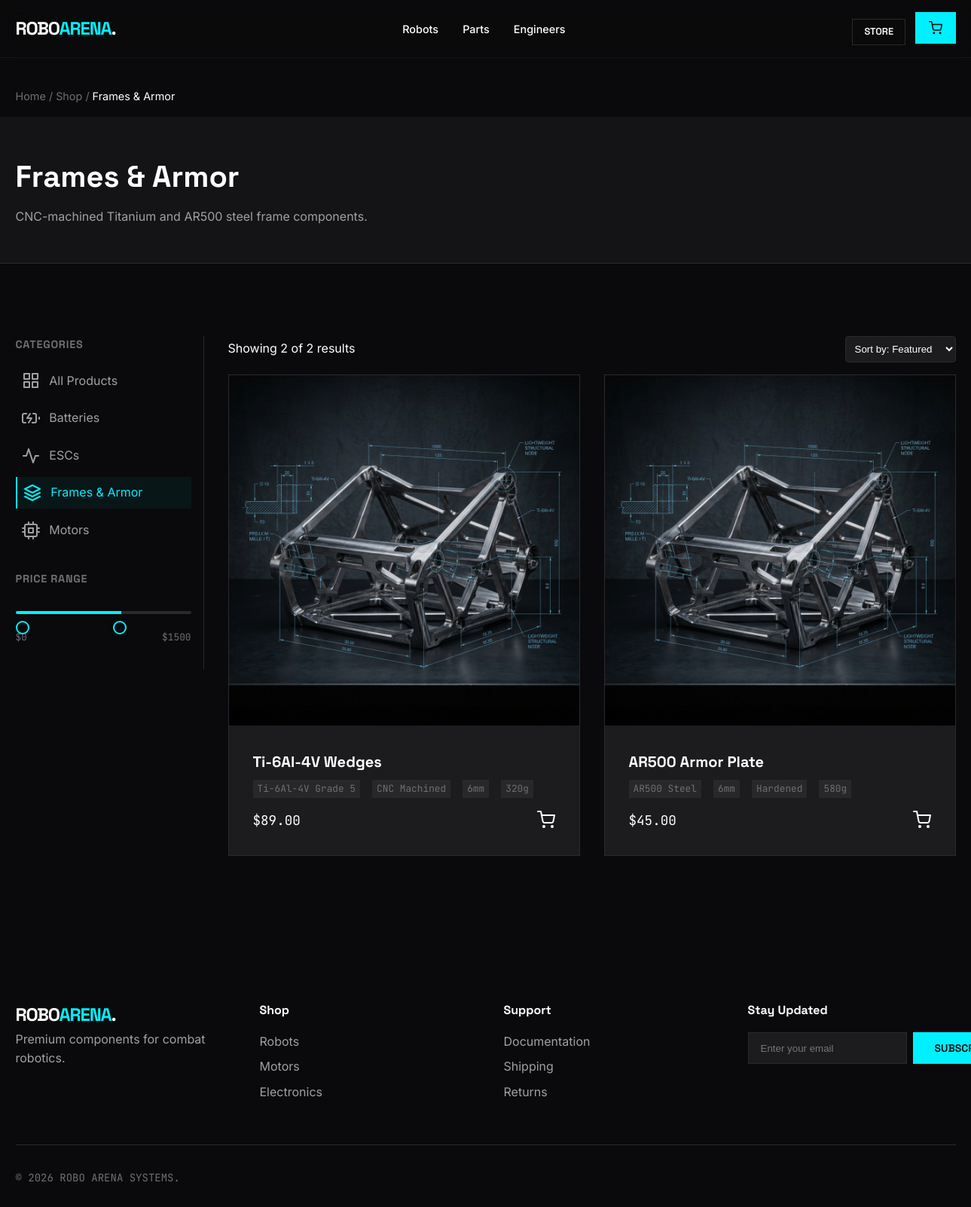
Screenshot of /shop/frames-armor/ with the database file from the repository.
### store/models.py (models this page shows, shortened)
class Category(models.Model):
    name = models.CharField(max_length=100)
    slug = models.SlugField(max_length=100, unique=True)
    icon = models.CharField(max_length=50, help_text="Feather icon name (e.g., 'cpu', 'activity')")
    description = models.TextField(blank=True)
    class Meta:
        verbose_name_plural = "Categories"
        ordering = ['name']

class ProductImage(models.Model):
    product = models.ForeignKey(Product, on_delete=models.CASCADE, related_name='images')
    image = models.ImageField(upload_to='products/')
    alt_text = models.CharField(max_length=200)
    is_primary = models.BooleanField(default=False)
    order = models.PositiveIntegerField(default=0)
    class Meta:
        ordering = ['order']

class Product(models.Model):
    STOCK_STATUS_CHOICES = [
        ('in_stock', 'In Stock'),
        ('out_of_stock', 'Out of Stock'),
        ('pre_order', 'Pre-Order'),
        ('discontinued', 'Discontinued'),
    ]
    name = models.CharField(max_length=200)
    slug = models.SlugField(max_length=200, unique=True)
    sku = models.CharField(max_length=50, unique=True)
    category = models.ForeignKey(Category, on_delete=models.CASCADE, related_name='products')
    price = models.DecimalField(max_digits=10, decimal_places=2)
    original_price = models.DecimalField(max_digits=10, decimal_places=2, null=True, blank=True)
    short_description = models.TextField()
    specs = models.JSONField(default=dict, blank=True, help_text="Technical specifications as JSON")
    is_featured = models.BooleanField(default=False)
    is_new = models.BooleanField(default=False)
    is_bestseller = models.BooleanField(default=False)
    stock_status = models.CharField(max_length=20, choices=STOCK_STATUS_CHOICES, default='in_stock')
    created_at = models.DateTimeField(auto_now_add=True)
    updated_at = models.DateTimeField(auto_now=True, null=True, blank=True)
    class Meta:
        ordering = ['-created_at']
    def get_absolute_url(self):
        return reverse('product_detail', kwargs={'slug': self.slug})

### store/views.py (the view)
# urls.py: path('shop/<slug:category_slug>/', views.category_products, name='category'),
def category_products(request, category_slug):
    category = get_object_or_404(Category, slug=category_slug)
    products = Product.objects.filter(category=category)
    categories = Category.objects.all()
    sort = request.GET.get('sort', 'featured')
    if sort == 'price_low':
        products = products.order_by('price')
    elif sort == 'price_high':
        products = products.order_by('-price')
    elif sort == 'newest':
        products = products.order_by('-created_at')
    else:
        products = products.order_by('-is_featured', '-is_bestseller', '-created_at')
    paginator = Paginator(products, 6)
    page_number = request.GET.get('page', 1)
    page_obj = paginator.get_page(page_number)
    context = {
        'products': page_obj,
        'categories': categories,
        'selected_category': category,
        'current_sort': sort,
        'total_count': paginator.count,
    }
    return render(request, 'shop.html', context)

### store/context_processors.py (called while the page is built)
def counter(request):
    cart_count = 0
    if 'admin' in request.path:
        return {}
    else:
        try:
            cart = Cart.objects.filter(cart_id=_cart_id(request))
            if request.user.is_authenticated:
                cart_items = CartItem.objects.all().filter(cart=cart[:1])
            else:
                cart_items = CartItem.objects.all().filter(cart=cart[:1])
            for cart_item in cart_items:
                cart_count += cart_item.quantity
        except Cart.DoesNotExist:
            cart_count = 0
    return dict(cart_count=cart_count)

### store/views.py (called while the page is built)
def _cart_id(request):
    cart = request.session.session_key
    if not cart:
        cart = request.session.create()
    return cart

### templates/shop.html (shortened to what this page needs)
{% extends 'base.html' %}
{% load static %}
{% block content %}
<main style="padding-top: 100px;">
    <div class="container" style="margin-bottom: var(--space-4); padding-top: var(--space-4);">
        <div class="breadcrumb" style="color: var(--text-muted); font-size: 0.9rem;">
            <a href="{% url 'home' %}">Home</a> /
            {% if selected_category %}
            <a href="{% url 'shop' %}">Shop</a> / <span style="color: var(--text-main);">{{ selected_category.name }}</span>
            {% else %}
            <span style="color: var(--text-main);">Shop</span>
            {% endif %}
        </div>
    </div>
    <section class="shop-header section bg-surface" style="padding: 3rem 0; border-bottom: 1px solid var(--border-subtle);">
        <div class="container">
            <h1 class="section-title" style="margin-bottom: 0.5rem;">
                {% if selected_category %}{{ selected_category.name }}{% else %}Arena Store{% endif %}
            </h1>
            <p>{% if selected_category %}{{ selected_category.description }}{% else %}Professional grade components for combat robotics.{% endif %}</p>
        </div>
    </section>
    <section class="section">
        <div class="container" style="display: grid; grid-template-columns: 250px 1fr; gap: var(--space-8);">
            <aside class="shop-sidebar">
                <div id="sidebar-content">
                    <div class="filter-group">
                        <h4 class="filter-title">Categories</h4>
                        <ul class="filter-list">
                            <li><a href="{% url 'shop' %}" class="filter-link {% if not selected_category %}active{% endif %}"><i data-feather="grid"></i> All Products</a></li>
                            {% for category in categories %}
                            <li><a href="{% url 'category' category.slug %}" class="filter-link {% if selected_category.slug == category.slug %}active{% endif %}"><i data-feather="{{ category.icon }}"></i> {{ category.name }}</a></li>
                            {% endfor %}
                        </ul>
                    </div>
                    <div class="filter-group">
                        <h4 class="filter-title">Price Range</h4>
                        <div class="price-slider-container">
                            <div class="slider-track"></div>
                            <input type="range" min="0" max="2500" value="0" id="slider-1" oninput="slideOne()">
                            <input type="range" min="0" max="2500" value="1500" id="slider-2" oninput="slideTwo()">
                            <div class="range-values">
                                <span class="text-mono" id="range1">$0</span>
                                <span class="text-mono" id="range2">$1500</span>
                            </div>
                        </div>
                    </div>
                </div>
            </aside>
            <div class="shop-grid">
                <div class="toolbar" style="display: flex; justify-content: space-between; margin-bottom: var(--space-4); align-items: center;">
                    <span class="text-muted text-sm">Showing {{ products|length }} of {{ total_count }} results</span>
                    <div class="sort-dropdown">
                        <select style="background: var(--bg-card); border: 1px solid var(--border-subtle); color: var(--text-main); padding: 0.5rem; border-radius: 4px;" onchange="window.location.href='?sort='+this.value">
                            <option value="featured" {% if current_sort == 'featured' %}selected{% endif %}>Sort by: Featured</option>
                        </select>
                    </div>
                </div>
                <div class="grid-3 product-grid">
                    {% for product in products %}
                    <div class="card product-card">
                        <div class="product-image carousel-container" id="carousel-{{ product.pk }}">
                            <div class="carousel-track">
                                {% for image in product.images.all %}
                                <div class="carousel-slide {% if forloop.first %}active{% endif %}"><img src="{{ image.image.url }}" alt="{{ image.alt_text }}"></div>
                                {% empty %}
                                <div class="carousel-slide active"><img src="{% static 'assets/motor.png' %}" alt="{{ product.name }}"></div>
                                {% endfor %}
                            </div>
                        </div>
                        <div class="product-info">
                            <h3 class="product-title"><a href="{{ product.get_absolute_url }}">{{ product.name }}</a></h3>
                            <div class="product-specs">
                                {% for key, value in product.specs.items|slice:":2" %}
                                <span class="tech-spec">{{ value }}</span>
                                {% endfor %}
                            </div>
                            <div class="product-footer">
                                <span class="price">${{ product.price }}</span>
                                <button class="btn-icon" onclick="addToCart({{ product.id }})"><i data-feather="shopping-cart"></i></button>
                            </div>
                        </div>
                    </div>
                    {% empty %}
                    <p class="text-muted">No products found.</p>
                    {% endfor %}
                </div>
            </div>
        </div>
    </section>
</main>
{% endblock %}

### static/css/styles.css (style rules this page uses)
:root { --bg-core: #0a0a0c; --bg-surface: #141416; --bg-card: #1c1c1f; --bg-card-hover: #252529; --accent-primary: #00f0ff; --accent-glow: rgba(0, 240, 255, 0.4); --accent-dim: rgba(0, 240, 255, 0.1); --text-main: #ffffff; --text-secondary: #a0a0a5; --text-muted: #6e6e73; --border-subtle: #2a2a2e; --border-accent: rgba(0, 240, 255, 0.3); --font-heading: 'Space Grotesk', sans-serif; --font-body: 'Inter', sans-serif; --font-tech: 'JetBrains Mono', monospace; --space-2: 0.5rem; --space-4: 1rem; --space-8: 2rem; --space-12: 3rem; --space-16: 4rem; --space-24: 6rem; --space-32: 8rem; --container-max: 1280px; }
*, *::before, *::after { box-sizing: border-box; margin: 0; padding: 0; }
html { scroll-behavior: smooth; }
body { background-color: var(--bg-core); color: var(--text-main); font-family: var(--font-body); line-height: 1.6; }
h1, h2, h3, h4 { font-family: var(--font-heading); color: var(--text-main); }
p { color: var(--text-secondary); }
a { color: inherit; text-decoration: none; transition: 0.3s; }
img { max-width: 100%; display: block; }
ul { list-style: none; }
.container { width: 100%; max-width: var(--container-max); margin: 0 auto; padding: 0 var(--space-4); }
.text-mono { font-family: var(--font-tech); }
.bg-surface { background-color: var(--bg-surface); }
.btn-icon { background: transparent; border: none; color: var(--text-main); cursor: pointer; }
.section { padding: var(--space-24) 0; }
.section-title { font-size: 2.5rem; }
.grid-3 { display: grid; grid-template-columns: repeat(auto-fit, minmax(300px, 1fr)); gap: var(--space-8); }
.card { background: var(--bg-card); border: 1px solid var(--border-subtle); transition: all 0.3s ease; overflow: hidden; display: flex; flex-direction: column; min-width: 0; }
.card-content, .product-info { padding: var(--space-8); }
.product-info { display: flex; flex-direction: column; flex: 1; }
.card-title, .product-title { margin-bottom: var(--space-2); font-size: 1.25rem; }
.product-card { position: relative; }
.product-specs { display: flex; gap: 1rem; margin-bottom: 1rem; flex-wrap: wrap; }
.tech-spec { font-family: var(--font-tech); font-size: 0.8rem; color: var(--text-muted); background: rgba(255,255,255,0.05); padding: 2px 6px; }
.product-footer { display: flex; justify-content: space-between; align-items: center; margin-top: auto; }
.price { font-family: var(--font-tech); font-size: 1.1rem; color: var(--text-main); }
.shop-sidebar { position: sticky; top: 100px; height: fit-content; padding-right: var(--space-4); border-right: 1px solid var(--border-subtle); }
.filter-group { margin-bottom: var(--space-8); }
.filter-title { font-size: 0.9rem; text-transform: uppercase; letter-spacing: 0.05em; margin-bottom: var(--space-4); color: var(--text-muted); }
.filter-list { display: flex; flex-direction: column; gap: 0.5rem; }
.filter-link { display: flex; align-items: center; gap: 0.8rem; padding: 0.5rem; color: var(--text-secondary); border-radius: var(--radius-sm); transition: all 0.2s; }
.filter-link:hover, .filter-link.active { background: rgba(0, 240, 255, 0.05); color: var(--accent-primary); }
.filter-link.active { border-left: 2px solid var(--accent-primary); }
.price-slider-container { position: relative; width: 100%; padding-top: 15px; }
.slider-track { width: 100%; height: 4px; background-color: var(--border-subtle); position: absolute; top: 15px; border-radius: 2px; z-index: 1; }
input[type="range"] { -webkit-appearance: none; -moz-appearance: none; appearance: none; width: 100%; outline: none; position: absolute; margin: auto; top: 15px; bottom: 0; background-color: transparent; pointer-events: none; z-index: 2; }
.slider-track { background: linear-gradient(to right, var(--border-subtle) 0%, var(--border-subtle) 0%, var(--accent-primary) 0%, var(--accent-primary) 60%, var(--border-subtle) 60%, var(--border-subtle) 100%); }
.range-values { display: flex; justify-content: space-between; margin-top: 25px; font-size: 0.8rem; color: var(--text-muted); }
@media (min-width: 993px) { #sidebar-content { display: block !important; } }
.carousel-container { position: relative; overflow: hidden; border-radius: var(--radius-sm); }
.carousel-track { position: relative; width: 100%; height: 100%; display: flex; }
.carousel-slide { display: none; width: 100%; height: 100%; animation: fadeEffect 0.5s; }
.carousel-slide.active { display: block; }
.carousel-slide img { width: 100%; height: 100%; object-fit: contain; }

### rows the page displays
Category: name "Frames & Armor", description "CNC-machined Titanium and AR500 steel frame components."
Category: name "Batteries"
Category: name "ESCs"
Category: name "Motors"
Product: name "Ti-6Al-4V Wedges", specs "Ti-6Al-4V Grade 5" "CNC Machined" "6mm" "320g", price "89.00"
ProductImage: image (picture)
Product: name "AR500 Armor Plate", specs "AR500 Steel" "6mm" "Hardened" "580g", price "45.00"
ProductImage: image (picture)

### other values shown
{{ products|length }} "2"
{{ total_count }} "2"
